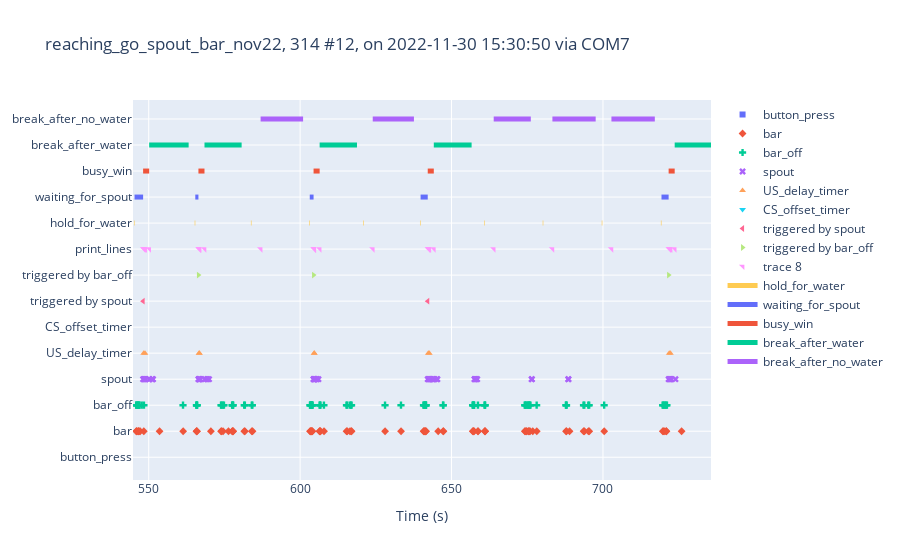
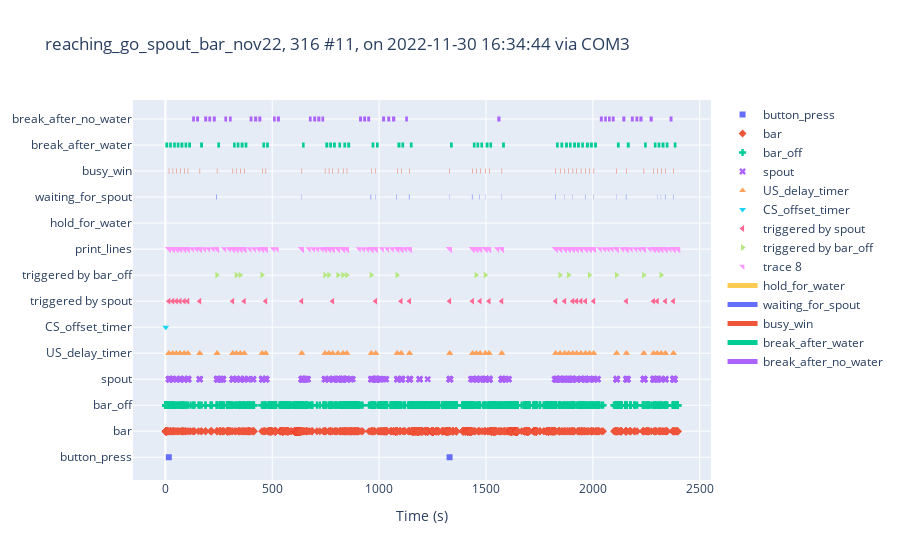

Notebook code for these charts, in order:
### Code cell
keys = [
        'button_press', 'bar', 'bar_off', 'spout', 'US_delay_timer', 'CS_offset_timer']
state_def = [{'name': 'hold_for_water', 'onset': 'hold_for_water', 'offset': 'waiting_for_spout'},
                    {'name': 'waiting_for_spout', 'onset': 'waiting_for_spout',
                    'offset': 'busy_win'},
                    {'name': 'busy_win', 'onset': 'busy_win',
                        'offset': 'break_after_water'},
                    {'name': 'break_after_water', 'onset': 'break_after_water',    'offset': 'waiting_for_bar'},
                    {'name': 'break_after_no_water',       'onset': 'break_after_no_water', 'offset': 'waiting_for_bar'}]
summary_df = pd.DataFrame()

for ss in exp_cohort.sessions:

    file_name = os.path.split(ss.file_name)
    file_name_ = re.sub('\.txt',  f'_{ss.task_name}.smrx', file_name[1])
    smrxname = os.path.join(smrx_folder_path, file_name_)
    print(smrxname)


    bw = ss.times['busy_win']
    sp = ss.times['spout']

    x_spout = [this_bw for this_bw in bw for spouts in sp if (
        spouts < this_bw) and (this_bw - spouts < 100)]

    x_bar = [this_bw for this_bw in bw if not any(
        [(spouts < this_bw) and (this_bw - spouts < 100) for spouts in sp])]
        
    event_ms = [{
        'name': 'triggered by spout',
        'time_ms': x_spout
    },
        {
            'name': 'triggered by bar_off',
            'time_ms': x_bar
    }
    ]

    if re.search('11\-23',ss.file_name): #adapt to a bug 
        state_def[-1]['offset'] = 'wating_for_bar'
    else:
        state_def[-1]['offset'] = 'waiting_for_bar'


    ss.plot_session(
        keys, state_def, export_smrx=True, event_ms=event_ms, srmx_filename= smrxname)

    summary_df = summary_df.append({
        'file':ss.file_name,
        'task':ss.task_name,
        'triggered_by_spout': len(x_spout),
        'triggered_by_bar_off': len(x_bar),
        'reaching_trials': len(bw),
        'trials': len(ss.times['hold_for_water'])},
        ignore_index=True)

### Figure 1 — Plotly figure (JSON) as saved in the notebook; plotly's stock layout.template omitted (floating-point values rounded to 4 significant figures; data arrays with more than 128 entries replaced by an {"elided": "..."} marker saying what was removed)
{"data": [{"marker": {"symbol": "square"}, "mode": "markers", "name": "button_press", "type": "scatter", "x": [16.83, 34.7, 37.21, 37.38, 129, 429.7], "y": ["button_press", "button_press", "button_press", "button_press", "button_press", "button_press"]}, {"marker": {"symbol": "diamond"}, "mode": "markers", "name": "bar", "type": "scatter", "x": {"elided": "1165 float values"}, "y": {"elided": "1165 str values"}}, {"marker": {"symbol": "cross"}, "mode": "markers", "name": "bar_off", "type": "scatter", "x": {"elided": "1165 float values"}, "y": {"elided": "1165 str values"}}, {"marker": {"symbol": "x"}, "mode": "markers", "name": "spout", "type": "scatter", "x": {"elided": "687 float values"}, "y": {"elided": "687 str values"}}, {"marker": {"symbol": "triangle-up"}, "mode": "markers", "name": "US_delay_timer", "type": "scatter", "x": {"elided": "129 float values"}, "y": {"elided": "129 str values"}}, {"marker": {"symbol": "triangle-down"}, "mode": "markers", "name": "CS_offset_timer", "type": "scatter", "x": [2], "y": ["CS_offset_timer"]}, {"marker": {"symbol": "triangle-left"}, "mode": "markers", "name": "triggered by spout", "type": "scatter", "x": [16.9, 34.77, 129.1, 185.4, 429.8, 548.1, 642.1, 740.4, 757.7, 774.8, 880.9, 940.6, 1132.0, 1326.0, 1345.0, 1364.0, 1382.0, 1419.0, 1477.0, 1495.0, 1536.0, 1577.0, 1826.0, 1847.0, 1920.0, 1994.0, 2055.0, 2074.0, 2094.0, 2112.0, 2136.0, 2155.0, 2173.0, 2230.0, 2248.0, 2304.0, 2321.0, 2339.0, 2375.0], "y": ["triggered by spout", "triggered by spout", "triggered by spout", "triggered by spout", "triggered by spout", "triggered by spout", "triggered by spout", "triggered by spout", "triggered by spout", "triggered by spout", "triggered by spout", "triggered by spout", "triggered by spout", "triggered by spout", "triggered by spout", "triggered by spout", "triggered by spout", "triggered by spout", "triggered by spout", "triggered by spout", "triggered by spout", "triggered by spout", "triggered by spout", "triggered by spout", "triggered by spout", "triggered by spout", "triggered by spout", "triggered by spout", "triggered by spout", "triggered by spout", "triggered by spout", "triggered by spout", "triggered by spout", "triggered by spout", "triggered by spout", "triggered by spout", "triggered by spout", "triggered by spout", "triggered by spout"]}, {"marker": {"symbol": "triangle-right"}, "mode": "markers", "name": "triggered by bar_off", "type": "scatter", "x": [148.5, 352.9, 374.0, 509.6, 566.4, 604.4, 721.7, 839.2, 922.4, 958.8, 1071.0, 1113.0, 1269.0, 1400.0, 1459.0, 1694.0, 1808.0, 1865.0, 1883.0, 1901.0, 1960.0, 1977.0, 2011.0, 2191.0, 2212.0, 2266.0, 2358.0], "y": ["triggered by bar_off", "triggered by bar_off", "triggered by bar_off", "triggered by bar_off", "triggered by bar_off", "triggered by bar_off", "triggered by bar_off", "triggered by bar_off", "triggered by bar_off", "triggered by bar_off", "triggered by bar_off", "triggered by bar_off", "triggered by bar_off", "triggered by bar_off", "triggered by bar_off", "triggered by bar_off", "triggered by bar_off", "triggered by bar_off", "triggered by bar_off", "triggered by bar_off", "triggered by bar_off", "triggered by bar_off", "triggered by bar_off", "triggered by bar_off", "triggered by bar_off", "triggered by bar_off", "triggered by bar_off"]}, {"marker": {"symbol": "triangle-ne"}, "mode": "markers", "text": {"elided": "385 str values"}, "textposition": "top center", "type": "scatter", "x": {"elided": "385 float values"}, "y": {"elided": "385 str values"}}, {"line": {"width": 5}, "mode": "lines", "name": "hold_for_water", "type": "scatter", "x": {"elided": "375 float values"}, "y": {"elided": "375 str values"}}, {"line": {"width": 5}, "mode": "lines", "name": "waiting_for_spout", "type": "scatter", "x": {"elided": "198 float values"}, "y": {"elided": "198 str values"}}, {"line": {"width": 5}, "mode": "lines", "name": "busy_win", "type": "scatter", "x": {"elided": "198 float values"}, "y": {"elided": "198 str values"}}, {"line": {"width": 5}, "mode": "lines", "name": "break_after_water", "type": "scatter", "x": {"elided": "201 float values"}, "y": {"elided": "201 str values"}}, {"line": {"width": 5}, "mode": "lines", "name": "break_after_no_water", "type": "scatter", "x": {"elided": "174 float values"}, "y": {"elided": "174 str values"}}], "layout": {"autosize": true, "title": {"text": "reaching_go_spout_bar_nov22, 314 #12, on 2022-11-30 15:30:50 via COM7"}, "xaxis": {"autorange": false, "range": [544.8, 735.7], "title": {"text": "Time (s)"}, "type": "linear"}, "yaxis": {"autorange": true, "fixedrange": true, "range": [-1.047, 13.74], "type": "category"}}}

### Figure 2 — Plotly figure (JSON) as saved in the notebook; plotly's stock layout.template omitted (floating-point values rounded to 4 significant figures; data arrays with more than 128 entries replaced by an {"elided": "..."} marker saying what was removed)
{"data": [{"marker": {"symbol": "square"}, "mode": "markers", "name": "button_press", "type": "scatter", "x": [16.1, 1330.0], "y": ["button_press", "button_press"]}, {"marker": {"symbol": "diamond"}, "mode": "markers", "name": "bar", "type": "scatter", "x": {"elided": "2804 float values"}, "y": {"elided": "2804 str values"}}, {"marker": {"symbol": "cross"}, "mode": "markers", "name": "bar_off", "type": "scatter", "x": {"elided": "2803 float values"}, "y": {"elided": "2803 str values"}}, {"marker": {"symbol": "x"}, "mode": "markers", "name": "spout", "type": "scatter", "x": {"elided": "805 float values"}, "y": {"elided": "805 str values"}}, {"marker": {"symbol": "triangle-up"}, "mode": "markers", "name": "US_delay_timer", "type": "scatter", "x": [16.1, 16.39, 34.34, 34.44, 51.53, 51.62, 68.79, 68.85, 88.26, 88.28, 105.2, 105.3, 160.9, 161.1, 241.5, 242.2, 315.2, 315.4, 332.1, 332.1, 350.6, 350.6, 369.2, 369.5, 452.5, 453.3, 469.5, 469.7, 637.9, 638.4, 746.8, 747.0, 765.2, 765.3, 782.7, 782.7, 807.7, 807.7, 831.1, 831.2, 849.0, 849.0, 963.3, 964.1, 983.8, 984.9, 1084.0, 1085.0, 1103.0, 1104.0, 1142.0, 1142.0, 1330.0, 1331.0, 1437.0, 1438.0, 1454.0, 1455.0, 1472.0, 1473.0, 1497.0, 1497.0, 1515.0, 1515.0, 1574.0, 1574.0, 1826.0, 1826.0, 1847.0, 1847.0, 1868.0, 1869.0, 1887.0, 1887.0, 1906.0, 1906.0, 1924.0, 1924.0, 1944.0, 1944.0, 1966.0, 1966.0, 1984.0, 1985.0, 2004.0, 2004.0, 2111.0, 2112.0, 2157.0, 2157.0, 2238.0, 2239.0, 2284.0, 2284.0, 2302.0, 2302.0, 2320.0, 2320.0, 2340.0, 2340.0, 2377.0, 2377.0], "y": ["US_delay_timer", "US_delay_timer", "US_delay_timer", "US_delay_timer", "US_delay_timer", "US_delay_timer", "US_delay_timer", "US_delay_timer", "US_delay_timer", "US_delay_timer", "US_delay_timer", "US_delay_timer", "US_delay_timer", "US_delay_timer", "US_delay_timer", "US_delay_timer", "US_delay_timer", "US_delay_timer", "US_delay_timer", "US_delay_timer", "US_delay_timer", "US_delay_timer", "US_delay_timer", "US_delay_timer", "US_delay_timer", "US_delay_timer", "US_delay_timer", "US_delay_timer", "US_delay_timer", "US_delay_timer", "US_delay_timer", "US_delay_timer", "US_delay_timer", "US_delay_timer", "US_delay_timer", "US_delay_timer", "US_delay_timer", "US_delay_timer", "US_delay_timer", "US_delay_timer", "US_delay_timer", "US_delay_timer", "US_delay_timer", "US_delay_timer", "US_delay_timer", "US_delay_timer", "US_delay_timer", "US_delay_timer", "US_delay_timer", "US_delay_timer", "US_delay_timer", "US_delay_timer", "US_delay_timer", "US_delay_timer", "US_delay_timer", "US_delay_timer", "US_delay_timer", "US_delay_timer", "US_delay_timer", "US_delay_timer", "US_delay_timer", "US_delay_timer", "US_delay_timer", "US_delay_timer", "US_delay_timer", "US_delay_timer", "US_delay_timer", "US_delay_timer", "US_delay_timer", "US_delay_timer", "US_delay_timer", "US_delay_timer", "US_delay_timer", "US_delay_timer", "US_delay_timer", "US_delay_timer", "US_delay_timer", "US_delay_timer", "US_delay_timer", "US_delay_timer", "US_delay_timer", "US_delay_timer", "US_delay_timer", "US_delay_timer", "US_delay_timer", "US_delay_timer", "US_delay_timer", "US_delay_timer", "US_delay_timer", "US_delay_timer", "US_delay_timer", "US_delay_timer", "US_delay_timer", "US_delay_timer", "US_delay_timer", "US_delay_timer", "US_delay_timer", "US_delay_timer", "US_delay_timer", "US_delay_timer", "US_delay_timer", "US_delay_timer"]}, {"marker": {"symbol": "triangle-down"}, "mode": "markers", "name": "CS_offset_timer", "type": "scatter", "x": [2], "y": ["CS_offset_timer"]}, {"marker": {"symbol": "triangle-left"}, "mode": "markers", "name": "triggered by spout", "type": "scatter", "x": [16.1, 34.34, 51.53, 68.49, 87.96, 104.9, 160.6, 314.9, 368.9, 469.2, 637.6, 782.4, 983.5, 1103.0, 1142.0, 1330.0, 1437.0, 1472.0, 1514.0, 1573.0, 1826.0, 1868.0, 1906.0, 1924.0, 1944.0, 1965.0, 2004.0, 2157.0, 2284.0, 2301.0, 2339.0, 2377.0], "y": ["triggered by spout", "triggered by spout", "triggered by spout", "triggered by spout", "triggered by spout", "triggered by spout", "triggered by spout", "triggered by spout", "triggered by spout", "triggered by spout", "triggered by spout", "triggered by spout", "triggered by spout", "triggered by spout", "triggered by spout", "triggered by spout", "triggered by spout", "triggered by spout", "triggered by spout", "triggered by spout", "triggered by spout", "triggered by spout", "triggered by spout", "triggered by spout", "triggered by spout", "triggered by spout", "triggered by spout", "triggered by spout", "triggered by spout", "triggered by spout", "triggered by spout", "triggered by spout"]}, {"marker": {"symbol": "triangle-right"}, "mode": "markers", "name": "triggered by bar_off", "type": "scatter", "x": [241.2, 331.8, 350.3, 452.2, 746.5, 764.9, 807.4, 830.8, 848.7, 963.0, 1084.0, 1454.0, 1497.0, 1846.0, 1886.0, 1984.0, 2111.0, 2238.0, 2319.0], "y": ["triggered by bar_off", "triggered by bar_off", "triggered by bar_off", "triggered by bar_off", "triggered by bar_off", "triggered by bar_off", "triggered by bar_off", "triggered by bar_off", "triggered by bar_off", "triggered by bar_off", "triggered by bar_off", "triggered by bar_off", "triggered by bar_off", "triggered by bar_off", "triggered by bar_off", "triggered by bar_off", "triggered by bar_off", "triggered by bar_off", "triggered by bar_off"]}, {"marker": {"symbol": "triangle-ne"}, "mode": "markers", "text": {"elided": "292 str values"}, "textposition": "top center", "type": "scatter", "x": {"elided": "292 float values"}, "y": {"elided": "292 str values"}}, {"line": {"width": 5}, "mode": "lines", "name": "hold_for_water", "type": "scatter", "x": {"elided": "258 float values"}, "y": {"elided": "258 str values"}}, {"line": {"width": 5}, "mode": "lines", "name": "waiting_for_spout", "type": "scatter", "x": {"elided": "153 float values"}, "y": {"elided": "153 str values"}}, {"line": {"width": 5}, "mode": "lines", "name": "busy_win", "type": "scatter", "x": {"elided": "153 float values"}, "y": {"elided": "153 str values"}}, {"line": {"width": 5}, "mode": "lines", "name": "break_after_water", "type": "scatter", "x": {"elided": "156 float values"}, "y": {"elided": "156 str values"}}, {"line": {"width": 5}, "mode": "lines", "name": "break_after_no_water", "type": "scatter", "x": [125.4, 138.3, null, 143.8, 157.7, null, 181.7, 195.7, null, 201.1, 214.1, null, 221.9, 236.1, null, 276.1, 288.9, null, 298.0, 310.4, null, 394.4, 407.6, null, 415.2, 429.7, null, 434.9, 449.1, null, 504.1, 516.2, null, 521.5, 536.0, null, 671.6, 684.2, null, 691.8, 705.5, null, 710.8, 725.2, null, 730.5, 742.9, null, 906.1, 920.1, null, 925.4, 939.2, null, 944.5, 958.1, null, 1014.0, 1028.0, null, 1038.0, 1052.0, null, 1061.0, 1076.0, null, 1122.0, 1135.0, null, 1553.0, 1568.0, null, 2033.0, 2047.0, null, 2053.0, 2066.0, null, 2071.0, 2083.0, null, 2089.0, 2102.0, null, 2138.0, 2152.0, null, 2178.0, 2192.0, null, 2199.0, 2213.0, null, 2218.0, 2232.0, null, 2265.0, 2280.0, null, 2359.0, 2373.0, null], "y": ["break_after_no_water", "break_after_no_water", "break_after_no_water", "break_after_no_water", "break_after_no_water", "break_after_no_water", "break_after_no_water", "break_after_no_water", "break_after_no_water", "break_after_no_water", "break_after_no_water", "break_after_no_water", "break_after_no_water", "break_after_no_water", "break_after_no_water", "break_after_no_water", "break_after_no_water", "break_after_no_water", "break_after_no_water", "break_after_no_water", "break_after_no_water", "break_after_no_water", "break_after_no_water", "break_after_no_water", "break_after_no_water", "break_after_no_water", "break_after_no_water", "break_after_no_water", "break_after_no_water", "break_after_no_water", "break_after_no_water", "break_after_no_water", "break_after_no_water", "break_after_no_water", "break_after_no_water", "break_after_no_water", "break_after_no_water", "break_after_no_water", "break_after_no_water", "break_after_no_water", "break_after_no_water", "break_after_no_water", "break_after_no_water", "break_after_no_water", "break_after_no_water", "break_after_no_water", "break_after_no_water", "break_after_no_water", "break_after_no_water", "break_after_no_water", "break_after_no_water", "break_after_no_water", "break_after_no_water", "break_after_no_water", "break_after_no_water", "break_after_no_water", "break_after_no_water", "break_after_no_water", "break_after_no_water", "break_after_no_water", "break_after_no_water", "break_after_no_water", "break_after_no_water", "break_after_no_water", "break_after_no_water", "break_after_no_water", "break_after_no_water", "break_after_no_water", "break_after_no_water", "break_after_no_water", "break_after_no_water", "break_after_no_water", "break_after_no_water", "break_after_no_water", "break_after_no_water", "break_after_no_water", "break_after_no_water", "break_after_no_water", "break_after_no_water", "break_after_no_water", "break_after_no_water", "break_after_no_water", "break_after_no_water", "break_after_no_water", "break_after_no_water", "break_after_no_water", "break_after_no_water", "break_after_no_water", "break_after_no_water", "break_after_no_water", "break_after_no_water", "break_after_no_water", "break_after_no_water", "break_after_no_water", "break_after_no_water", "break_after_no_water", "break_after_no_water", "break_after_no_water", "break_after_no_water", "break_after_no_water", "break_after_no_water", "break_after_no_water"]}], "layout": {"autosize": true, "title": {"text": "reaching_go_spout_bar_nov22, 316 #11, on 2022-11-30 16:34:44 via COM3"}, "xaxis": {"autorange": true, "range": [-149.9, 2551.0], "title": {"text": "Time (s)"}, "type": "linear"}, "yaxis": {"autorange": true, "fixedrange": true, "range": [-1.047, 13.74], "type": "category"}}}
